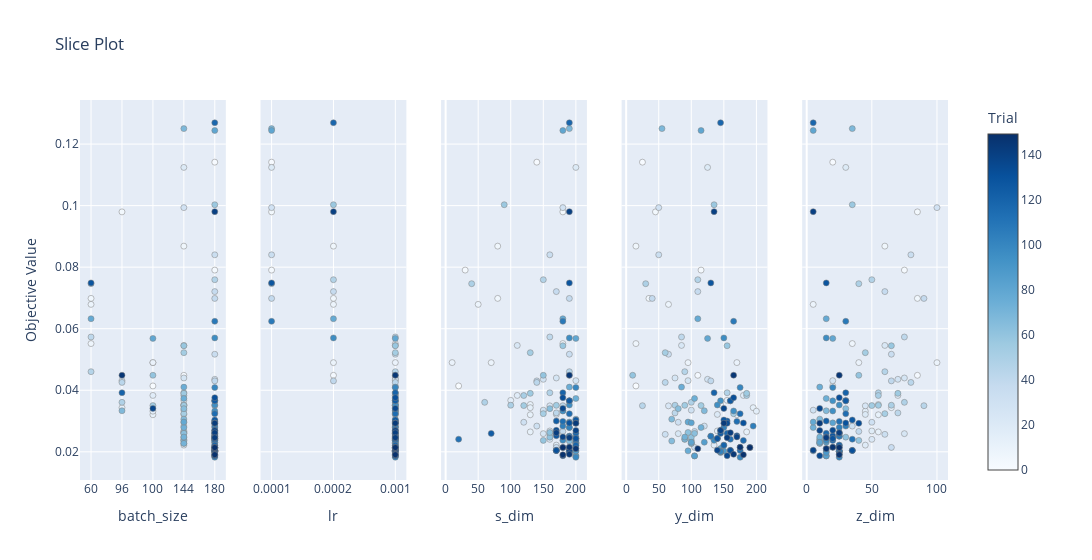
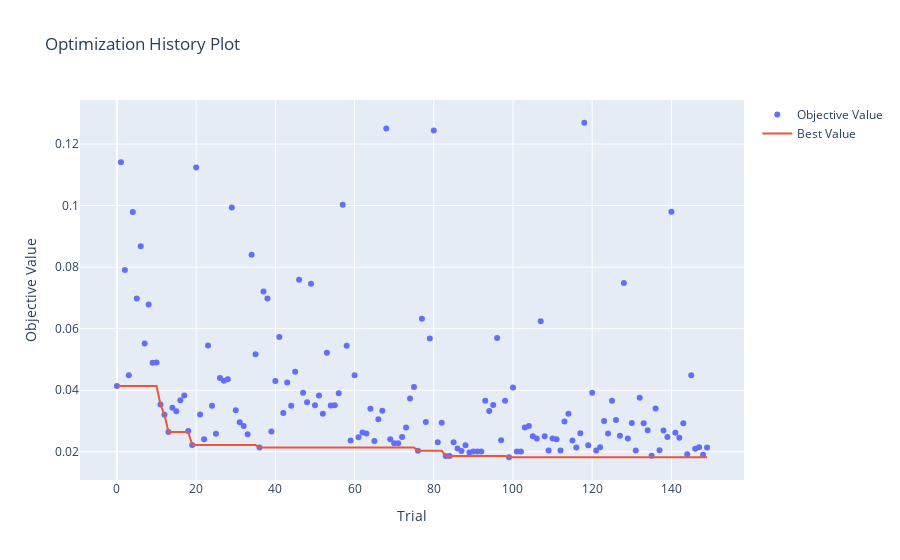

Write notebook code for charts like these, in order.
### Code cell
# Visualize the results of the optuna study

from optuna.visualization import plot_slice
from optuna.visualization import plot_optimization_history

print('---------------------- HI-VAE_weibull ----------------------')
fig = plot_slice(study_dict_survkm["HI-VAE_weibull"])
fig.show()

fig = plot_optimization_history(study_dict_survkm["HI-VAE_weibull"])
fig.show()

### Figure 1 — Plotly figure (JSON) as saved in the notebook; plotly's stock layout.template omitted (floating-point values rounded to 4 significant figures; data arrays with more than 128 entries replaced by an {"elided": "..."} marker saying what was removed)
{"data": [{"marker": {"color": {"elided": "150 int values"}, "colorbar": {"title": {"text": "Trial"}, "x": 1, "xpad": 40}, "colorscale": [[0, "rgb(247,251,255)"], [0.125, "rgb(222,235,247)"], [0.25, "rgb(198,219,239)"], [0.375, "rgb(158,202,225)"], [0.5, "rgb(107,174,214)"], [0.625, "rgb(66,146,198)"], [0.75, "rgb(33,113,181)"], [0.875, "rgb(8,81,156)"], [1, "rgb(8,48,107)"]], "line": {"color": "Grey", "width": 0.5}, "showscale": true}, "mode": "markers", "name": "Feasible Trial", "showlegend": false, "type": "scatter", "x": {"elided": "150 int values"}, "xaxis": "x", "y": {"elided": "150 float values"}, "yaxis": "y"}, {"marker": {"color": {"elided": "150 int values"}, "colorbar": {"title": {"text": "Trial"}, "x": 1, "xpad": 40}, "colorscale": [[0, "rgb(247,251,255)"], [0.125, "rgb(222,235,247)"], [0.25, "rgb(198,219,239)"], [0.375, "rgb(158,202,225)"], [0.5, "rgb(107,174,214)"], [0.625, "rgb(66,146,198)"], [0.75, "rgb(33,113,181)"], [0.875, "rgb(8,81,156)"], [1, "rgb(8,48,107)"]], "line": {"color": "Grey", "width": 0.5}, "showscale": false}, "mode": "markers", "name": "Feasible Trial", "showlegend": false, "type": "scatter", "x": {"elided": "150 float values"}, "xaxis": "x2", "y": {"elided": "150 float values"}, "yaxis": "y2"}, {"marker": {"color": {"elided": "150 int values"}, "colorbar": {"title": {"text": "Trial"}, "x": 1, "xpad": 40}, "colorscale": [[0, "rgb(247,251,255)"], [0.125, "rgb(222,235,247)"], [0.25, "rgb(198,219,239)"], [0.375, "rgb(158,202,225)"], [0.5, "rgb(107,174,214)"], [0.625, "rgb(66,146,198)"], [0.75, "rgb(33,113,181)"], [0.875, "rgb(8,81,156)"], [1, "rgb(8,48,107)"]], "line": {"color": "Grey", "width": 0.5}, "showscale": false}, "mode": "markers", "name": "Feasible Trial", "showlegend": false, "type": "scatter", "x": {"elided": "150 int values"}, "xaxis": "x3", "y": {"elided": "150 float values"}, "yaxis": "y3"}, {"marker": {"color": {"elided": "150 int values"}, "colorbar": {"title": {"text": "Trial"}, "x": 1, "xpad": 40}, "colorscale": [[0, "rgb(247,251,255)"], [0.125, "rgb(222,235,247)"], [0.25, "rgb(198,219,239)"], [0.375, "rgb(158,202,225)"], [0.5, "rgb(107,174,214)"], [0.625, "rgb(66,146,198)"], [0.75, "rgb(33,113,181)"], [0.875, "rgb(8,81,156)"], [1, "rgb(8,48,107)"]], "line": {"color": "Grey", "width": 0.5}, "showscale": false}, "mode": "markers", "name": "Feasible Trial", "showlegend": false, "type": "scatter", "x": {"elided": "150 int values"}, "xaxis": "x4", "y": {"elided": "150 float values"}, "yaxis": "y4"}, {"marker": {"color": {"elided": "150 int values"}, "colorbar": {"title": {"text": "Trial"}, "x": 1, "xpad": 40}, "colorscale": [[0, "rgb(247,251,255)"], [0.125, "rgb(222,235,247)"], [0.25, "rgb(198,219,239)"], [0.375, "rgb(158,202,225)"], [0.5, "rgb(107,174,214)"], [0.625, "rgb(66,146,198)"], [0.75, "rgb(33,113,181)"], [0.875, "rgb(8,81,156)"], [1, "rgb(8,48,107)"]], "line": {"color": "Grey", "width": 0.5}, "showscale": false}, "mode": "markers", "name": "Feasible Trial", "showlegend": false, "type": "scatter", "x": {"elided": "150 int values"}, "xaxis": "x5", "y": {"elided": "150 float values"}, "yaxis": "y5"}], "layout": {"title": {"text": "Slice Plot"}, "width": 1500, "xaxis": {"anchor": "y", "categoryarray": [60, 96, 100, 144, 180], "categoryorder": "array", "domain": [0, 0.168], "title": {"text": "batch_size"}, "type": "category"}, "xaxis2": {"anchor": "y2", "categoryarray": [0.0001, 0.0002, 0.001], "categoryorder": "array", "domain": [0.208, 0.376], "title": {"text": "lr"}, "type": "category"}, "xaxis3": {"anchor": "y3", "domain": [0.416, 0.584], "title": {"text": "s_dim"}}, "xaxis4": {"anchor": "y4", "domain": [0.624, 0.792], "title": {"text": "y_dim"}}, "xaxis5": {"anchor": "y5", "domain": [0.832, 1], "title": {"text": "z_dim"}}, "yaxis": {"anchor": "x", "domain": [0, 1], "title": {"text": "Objective Value"}}, "yaxis2": {"anchor": "x2", "domain": [0, 1], "matches": "y", "showticklabels": false}, "yaxis3": {"anchor": "x3", "domain": [0, 1], "matches": "y", "showticklabels": false}, "yaxis4": {"anchor": "x4", "domain": [0, 1], "matches": "y", "showticklabels": false}, "yaxis5": {"anchor": "x5", "domain": [0, 1], "matches": "y", "showticklabels": false}}}

### Figure 2 — Plotly figure (JSON) as saved in the notebook; plotly's stock layout.template omitted (floating-point values rounded to 4 significant figures; data arrays with more than 128 entries replaced by an {"elided": "..."} marker saying what was removed)
{"data": [{"mode": "markers", "name": "Objective Value", "type": "scatter", "x": {"elided": "150 int values"}, "y": {"elided": "150 float values"}}, {"mode": "lines", "name": "Best Value", "type": "scatter", "x": {"elided": "150 int values"}, "y": {"elided": "150 float values"}}, {"marker": {"color": "#cccccc"}, "mode": "markers", "name": "Infeasible Trial", "showlegend": false, "type": "scatter", "x": [], "y": []}], "layout": {"title": {"text": "Optimization History Plot"}, "xaxis": {"title": {"text": "Trial"}}, "yaxis": {"title": {"text": "Objective Value"}}}}
